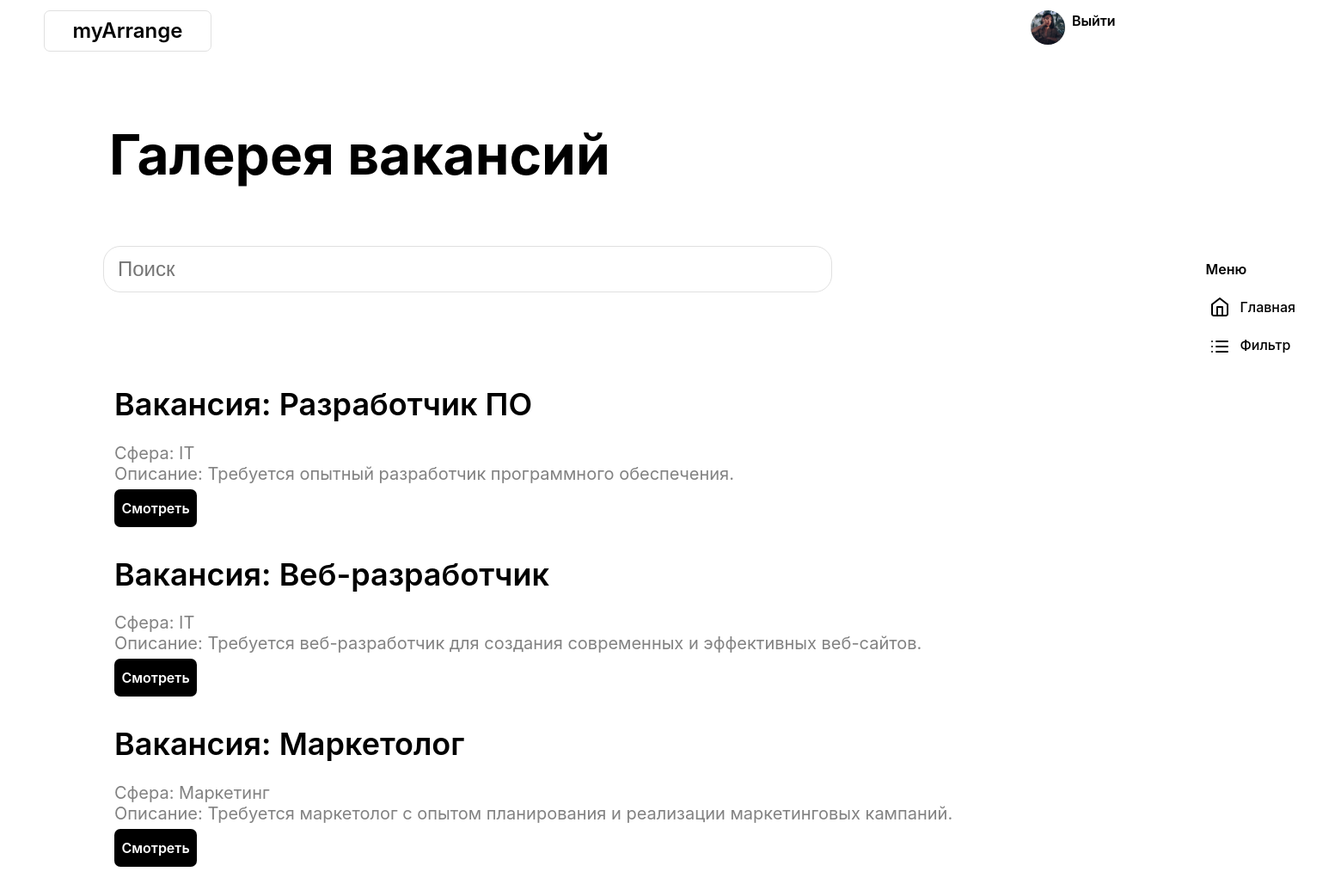
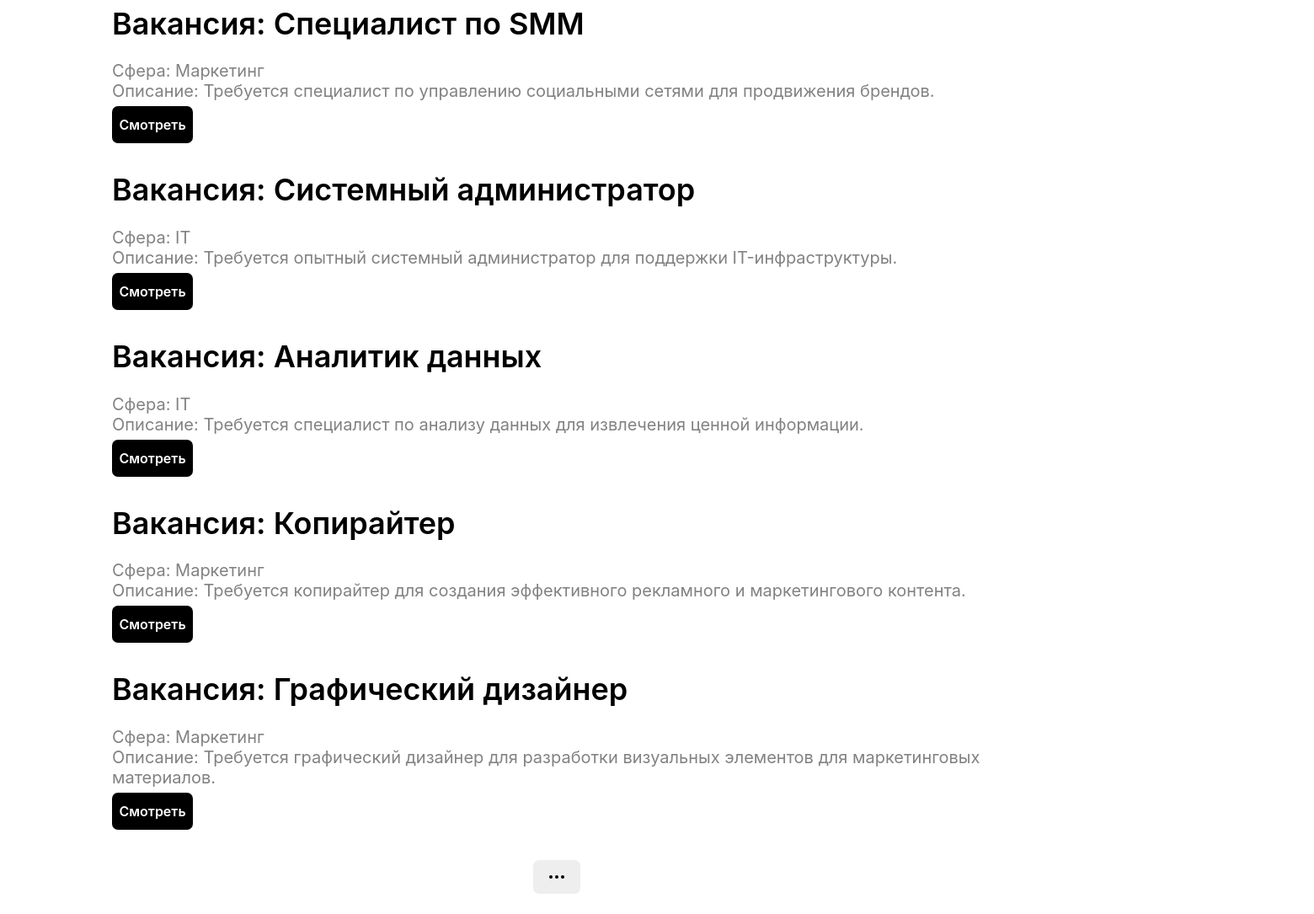
Screenshot of /gallery (signed in) with the database file from the repository (2 pictures, top to bottom).
### data/users.py (models this page shows, shortened)
class User(SqlAlchemyBase, UserMixin, SerializerMixin):
    __tablename__ = 'users'
    projects = orm.relationship("Project", back_populates='user')
    id = sqlalchemy.Column(sqlalchemy.Integer,
                           primary_key=True, autoincrement=True)
    name = sqlalchemy.Column(sqlalchemy.String, nullable=True)
    surname = sqlalchemy.Column(sqlalchemy.String)
    nickname = sqlalchemy.Column(sqlalchemy.String, nullable=False)
    email = sqlalchemy.Column(sqlalchemy.String,
                              index=True, unique=True, nullable=True)
    hashed_password = sqlalchemy.Column(sqlalchemy.String, nullable=True)
    created_date = sqlalchemy.Column(sqlalchemy.DateTime,
                                     default=datetime.datetime.now)
    sphere = sqlalchemy.Column(sqlalchemy.String, default="Сфера не указана")
    role = sqlalchemy.Column(sqlalchemy.String, nullable=False)
    experience = sqlalchemy.Column(sqlalchemy.String, default="Стаж не указан")
    about = sqlalchemy.Column(sqlalchemy.String, default="Ничего о себе не рассказал")
    unique_id = sqlalchemy.Column(sqlalchemy.String)
    avatar_path = sqlalchemy.Column(sqlalchemy.String, nullable=True)

### data/vacancies.py (models this page shows)
class Vacancy(SqlAlchemyBase, SerializerMixin):
    __tablename__ = 'vacancies'
    id = sqlalchemy.Column(sqlalchemy.Integer,
                           primary_key=True, autoincrement=True)
    name = sqlalchemy.Column(sqlalchemy.String, nullable=True, default="Название вакансии")
    created_date = sqlalchemy.Column(sqlalchemy.DateTime,
                                     default=datetime.datetime.now)
    sphere = sqlalchemy.Column(sqlalchemy.String, default="Сфера вакансии")
    experience = sqlalchemy.Column(sqlalchemy.String, default="Стаж вакансии")
    about = sqlalchemy.Column(sqlalchemy.String, default="Описание вакансии")
    requirements = sqlalchemy.Column(sqlalchemy.String, default="Требования к вакансии")
    account_id = sqlalchemy.Column(sqlalchemy.String, nullable=False)

### main.py (the view, shortened to what this page needs)
@app.route('/gallery', methods=["GET", "POST"])
def scroll():
    form = ScrollForm()
    sess = db_session.create_session()
    most_visited_profiles = sess.query(User).filter().all()
    if form.is_submitted() and form.search.data:
        most_visited_profiles = sess.query(User).filter(User.name == form.search.data).all()
    if current_user.is_authenticated:
        if current_user.role == "person":
            most_visited_profiles = sess.query(Vacancy).all()
            if any((form.search.data, form.experience.data, form.sphere.data)):
                most_visited_profiles = sess.query(Vacancy).filter(and_(Vacancy.name.like(f"%{form.search.data}%"), Vacancy.experience.like(f"%{form.experience.data}%"), Vacancy.sphere.like(f"%{form.sphere.data}%"))).all()
    print(most_visited_profiles )
    return render_template("scroll.html", form=form, profiles=most_visited_profiles)

### forms/user.py
class ScrollForm(FlaskForm):
    search = StringField("Поиск")
    experience = StringField("Стаж")
    sphere = StringField("Сфера")
    submit = SubmitField("Применить")

### data/db_session.py (called while the page is built)
def create_session() -> Session:
    global __factory
    return __factory()

### main.py (called while the page is built)
@login_manager.user_loader
def load_user(user_id):
    sess = db_session.create_session()
    return sess.query(User).get(user_id)

### templates/scroll.html (shortened to what this page needs)
<!DOCTYPE html>
<html lang="ru">
	<head>
        <link href="{{ url_for('static', filename='css/style.css') }}" rel="stylesheet">
	</head>
	<body>
        <header class="scroll-header">
			<a class="logo" href="{{ url_for('main_page_portfolio') }}">myArrange</a>
            {% if current_user.is_authenticated %}
                {% if current_user.avatar_path %}
                    <a href="{{ url_for('profile', unique_user_id=current_user.unique_id) }}"><img class="avatar" src="{{ url_for('static', filename=current_user.avatar_path) }}" width="40" height="40" alt="Фото профиля"></a>
                    <a href="{{ url_for('logout') }}">Выйти</a>
                {% else %}
                    <a href="{{ url_for('profile', unique_user_id=current_user.unique_id) }}"><img class="avatar" src="{{ url_for('static', filename='static_images/unauthorised.jpg') }}" width="40" height="40" alt="Фото профиля"></a>
                    <a href="{{ url_for('logout') }}">Выйти</a>
                {% endif %}
            {% else %}
			    <a class="inter" href="{{ url_for('login') }}">Войти</a>
            {% endif %}
        </header>
        <main class="scroll-main">
            <form class="container" action="{{ url_for('scroll') }}" method="POST">
                <div class="feed">
                    {% if current_user.is_authenticated and current_user.role == "person" %}
                        <h1>Галерея вакансий</h1>
                    {% elif current_user.is_authenticated and current_user.role == "organisation" %}
                        <h1>Галерея резюме</h1>
                    {% endif %}
                    {{ form.search(class="search", placeholder="Поиск") }}
                    <ul class="portfolio-list">
                        {% for profile in profiles %}
                            <li class="portfolio-list-item">
                                {% if profile.__class__.__name__ == 'User' %}
                                    {% if profile.avatar_path %}
                                        <img src="{{ url_for('static', filename=profile.avatar_path) }}" width="189" height="185" alt="Фото профиля">
                                    {% else %}
                                        <img src="{{ url_for('static', filename='static_images/unauthorised.jpg') }}" width="189" height="185" alt="Фото профиля">
                                    {% endif %}
                                    {% if profile.role == 'person' %}
                                        <div class="candidate-information">
                                            <h2>{{ profile.name }} {{ profile.surname }}</h2>
                                            <p>Сфера: {{ profile.sphere }}<br>Опыт работы: {{ profile.experience }}</p>
                                            <a href="{{ url_for('profile', unique_user_id=profile.unique_id) }}">Смотреть</a>
                                        </div>
                                    {% elif profile.role == 'organisation' %}
                                        <div class="candidate-information">
                                            <h2>Организация: {{ profile.name }}</h2>
                                            <p>Сфера: {{ profile.sphere }}<br>Об организации: {{ profile.about }}</p>
                                            <a href="{{ url_for('profile', unique_user_id=profile.unique_id) }}">Смотреть</a>
                                        </div>
                                    {% endif %}
                                {% elif profile.__class__.__name__ == 'Vacancy' %}
                                    <div class="candidate-information">
                                        <h2>Вакансия: {{ profile.name }}</h2>
                                        <p>Сфера: {{ profile.sphere }}<br>Описание: {{ profile.about }}</p>
                                        <a href="{{ url_for('vacancy', id=profile.id) }}">Смотреть</a>
                                    </div>
                                {% elif profile.__class__.__name__ == 'Resume' %}
                                    <div class="candidate-information">
                                        <h2>Резюме: {{ profile.name }}</h2>
                                        <p>Сфера: {{ profile.sphere }}<br>Описание: {{ profile.about }}</p>
                                        <a href="{{ url_for('resume', id=profile.id) }}">Смотреть</a>
                                    </div>
                                {% endif %}
                            </li>
                        {% endfor %}
                    </ul>
                    <button class="more"></button>
                </div>
                <div class="out-feed">
                    <aside class="menu">
                        <h4>Меню</h4>
                        <ul class="menu-list">
                            <li class="menu-list-item major">
                                <a href="{{ url_for('main_page_portfolio') }}">Главная</a>
                            </li>
                            <li class="menu-list-item filter">
                                <a class="filter-button" href="#">Фильтр</a>
                            </li>
                        </ul>
                    </aside>
                </div>
            </form>
        </main>
    </body>
</html>

### static/css/style.css (style rules this page uses)
body { font-family: Inter, sans-serif; font-weight: 600; font-size: 16px; line-height: 150%; margin: 0; padding: 0; }
ul { list-style: none; }
body a { text-decoration: none; color:#000000; }
.logo { font-weight: 600; font-size: 24px; line-height: 16px; border: 1px solid #E0E0E0; border-radius: 7px; margin: 0; margin-right: 949px; padding: 11px 18px; }
h1 { font-size: 64px; font-weight: 400; }
h2 { font-weight: 600; font-size: 36px; line-height: 16px; }
.scroll-main .more { background-image: url("../static_images/more.svg"); background-repeat: no-repeat; background-position: center center; background-color: #eeeeee; border: none; border-radius: 7px; width: 56px; height: 40px; }
.container { width: 1440px; margin: 0 auto; }
.scroll-main h1 { font-weight: bold; font-size: 64; line-height: auto; }
.search { font-weight: 500; font-size: 24px; color: #828282; border: 1px solid #E0E0E0; border-radius: 20px; }
.scroll-main h2 { line-height: 110%; }
.portfolio-list p { font-size: 20px; font-weight: 400; color: #828282; }
.portfolio-list a { color: #ffffff; background-color: #000000; border: none; border-radius: 7px; }
.scroll-main button { color: #ffffff; background-color: #000000; border: none; border-radius: 7px; width: 113px; height: 30px }
h4 { font-weight: 600; }
.menu { font-weight: 500; }
h4 { font-weight: 500; }
.menu-list a { font-size: 16px; font-weight: 600px; }
.menu h4 { font-weight: 600; }
.scroll-header { margin: 0 auto; padding-top: 12px; padding-right: 48px; padding-bottom: 5px; padding-left: 30px; margin-bottom: 103px; display: flex; width: 1440px; }
.scroll-header .logo { margin: 0; margin-right: 953px; padding: 15px 32.5px; }
.scroll-header .avatar { margin: 0; margin-right: 8px; padding: 0; border-radius: 20px; }
.scroll-main { margin-top: 0; margin-right: 10px; margin-bottom: 18px; margin-left: 120px; }
.scroll-main .container { display: flex; }
.scroll-main .feed { margin: 0; padding: 0; margin-right: 134px; }
.scroll-main h1 { margin: 0; padding: 0; margin-left: 7px; margin-bottom: 94px; }
.scroll-main .search { margin: 0; margin-bottom: 111px; width: 828px; height: 50px; line-height: 200%; padding-left: 16px; }
.scroll-main .portfolio-list { margin: 0; padding: 0; }
.scroll-main .portfolio-list-item { margin: 0; margin-left: 13px; padding: 0; display: flex; margin-bottom: 46px; }
.scroll-main h2 { margin: 0; padding: 0; margin-bottom: 24px; }
.scroll-main .candidate-information p { margin: 0; padding: 0; margin-bottom: 16px; }
.scroll-main .candidate-information a { margin: 0; padding: 12px 8.5px; }
.scroll-main .more { margin: 0; padding: 0; margin-left: 513px; }
.scroll-main .out-feed { margin: 0; padding-top: 120px; padding-right: 33px; margin-top: 5px; }
.out-feed ul { margin: 0; padding: 0; }
.scroll-main .menu { padding: 0; margin-top: 0; margin-left: 12px; margin-bottom: 179px; margin-right: 4px; }
.scroll-main .menu h4 { margin: 0; padding: 8px 16px; margin-bottom: 4px; }
.menu .menu-list-item { margin: 0; margin-bottom: 4px; padding-top: 8px; padding-right: 16px; padding-bottom: 8px; padding-left: 56px; }
.major { background-image: url("../static_images/home.svg"); background-repeat: no-repeat; background-size: 24px 24px; background-position: 20px center; }
.filter { background-image: url("../static_images/filter.svg"); background-repeat: no-repeat; background-size: 24px 24px; background-position: 20px 10px; }
.scroll-main .out-feed .menu-list-item:nth-last-child(1) { margin: 0; }
header { padding-top: 21px; padding-right: 23px; padding-bottom: 24px; padding-left: 37px; margin: 0; margin-bottom: 30px; }

### rows the page displays
User: avatar_path (picture)
Vacancy: name "Разработчик ПО", sphere "IT", about "Требуется опытный разработчик программного обеспечения."
Vacancy: name "Веб-разработчик", sphere "IT", about "Требуется веб-разработчик для создания современных и эффективных веб-сайтов."
Vacancy: name "Маркетолог", sphere "Маркетинг", about "Требуется маркетолог с опытом планирования и реализации маркетинговых кампаний."
Vacancy: name "Специалист по SMM", sphere "Маркетинг", about "Требуется специалист по управлению социальными сетями для продвижения брендов."
Vacancy: name "Системный администратор", sphere "IT", about "Требуется опытный системный администратор для поддержки IT-инфраструктуры."
Vacancy: name "Аналитик данных", sphere "IT", about "Требуется специалист по анализу данных для извлечения ценной информации."
Vacancy: name "Копирайтер", sphere "Маркетинг", about "Требуется копирайтер для создания эффективного рекламного и маркетингового контента."
Vacancy: name "Графический дизайнер", sphere "Маркетинг", about "Требуется графический дизайнер для разработки визуальных элементов для маркетинговых материалов."
